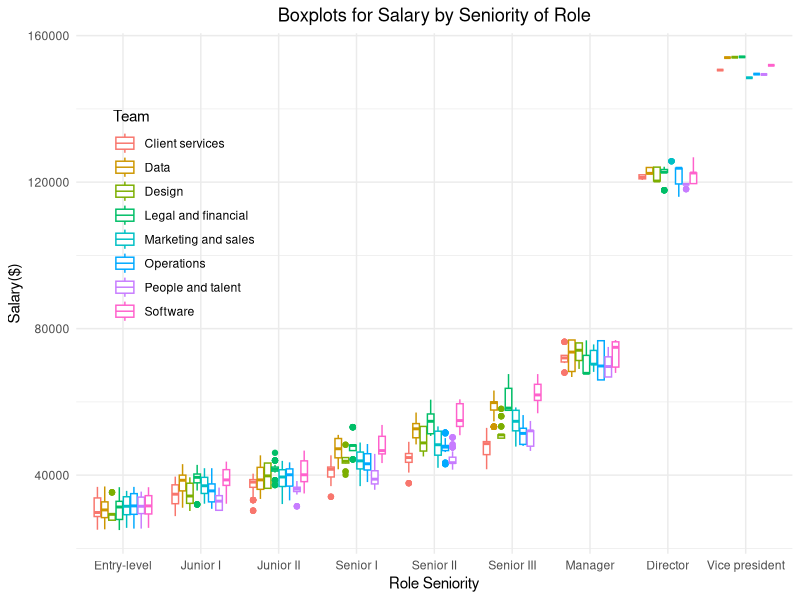
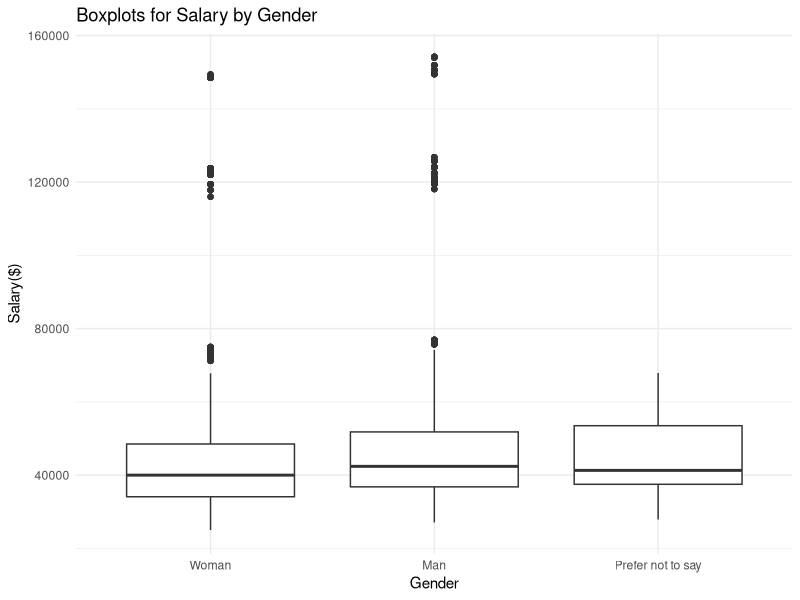
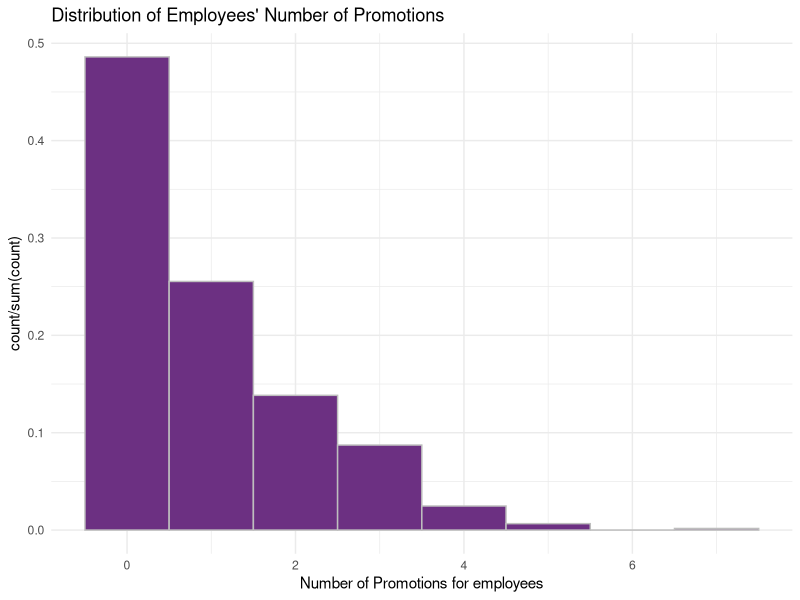
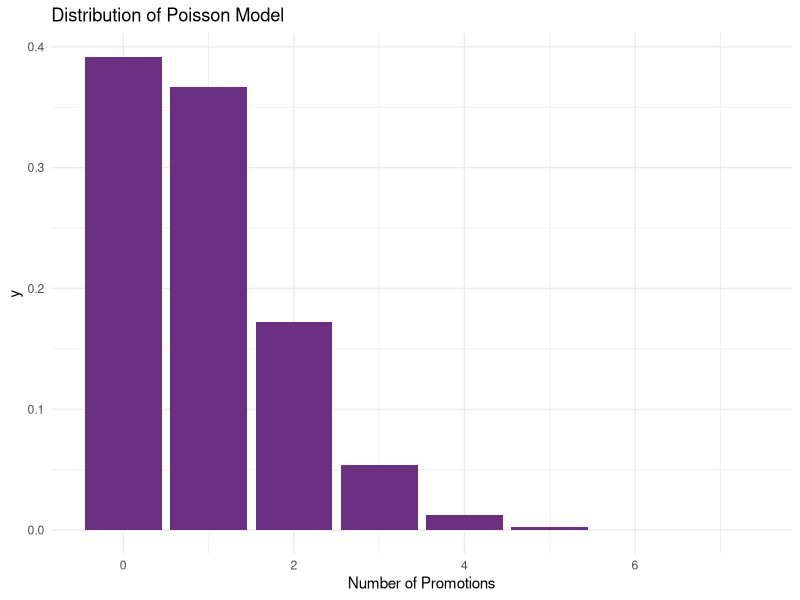
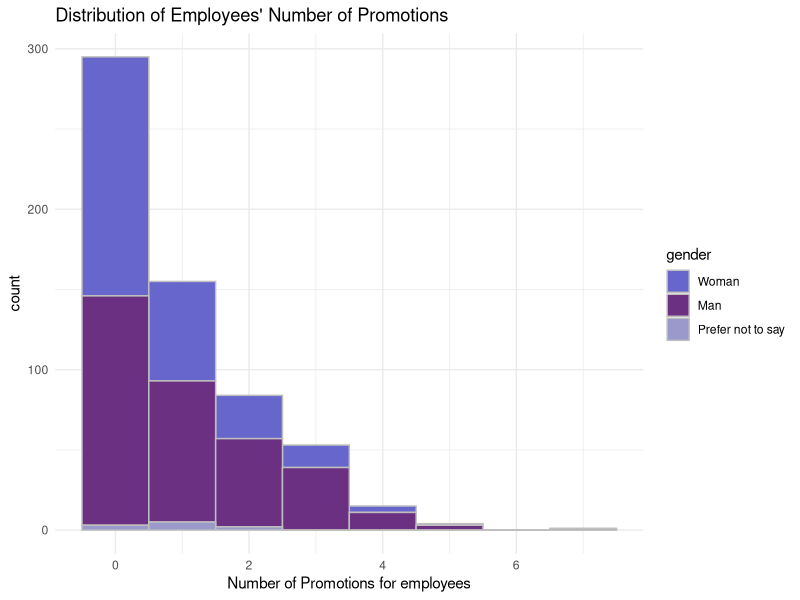
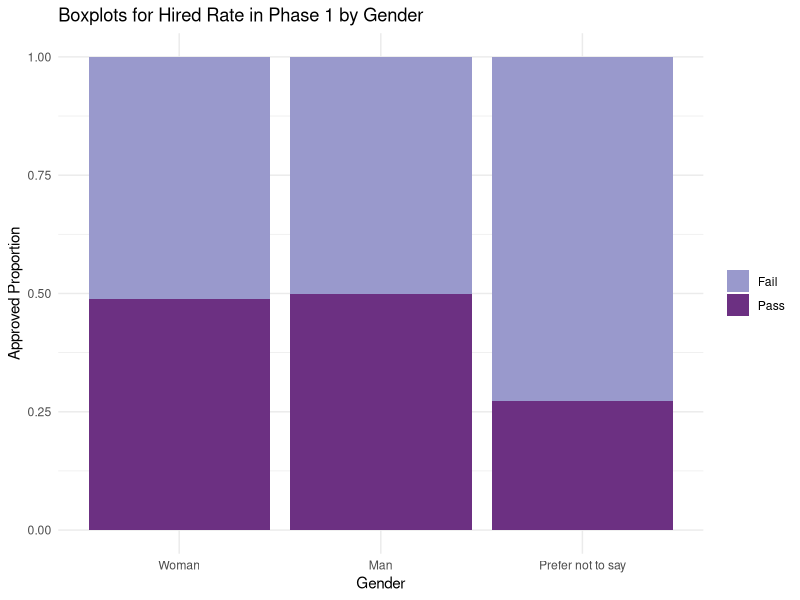
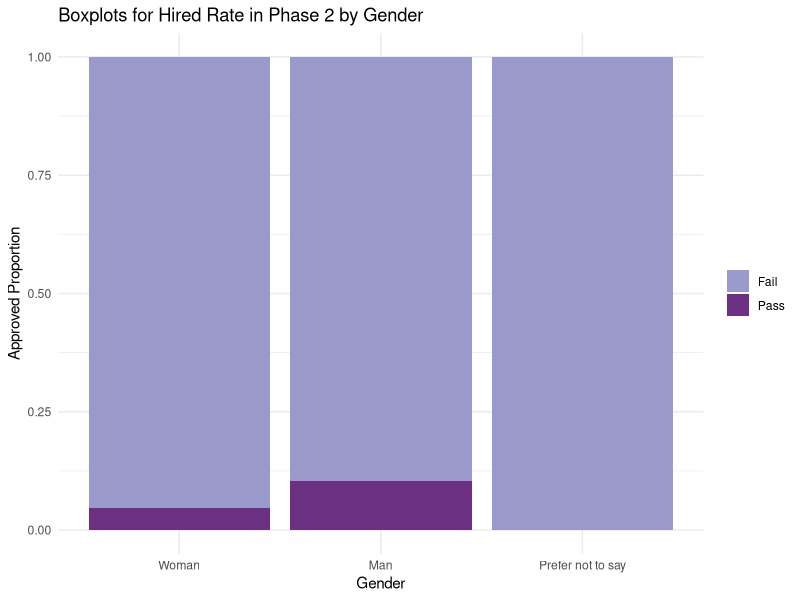
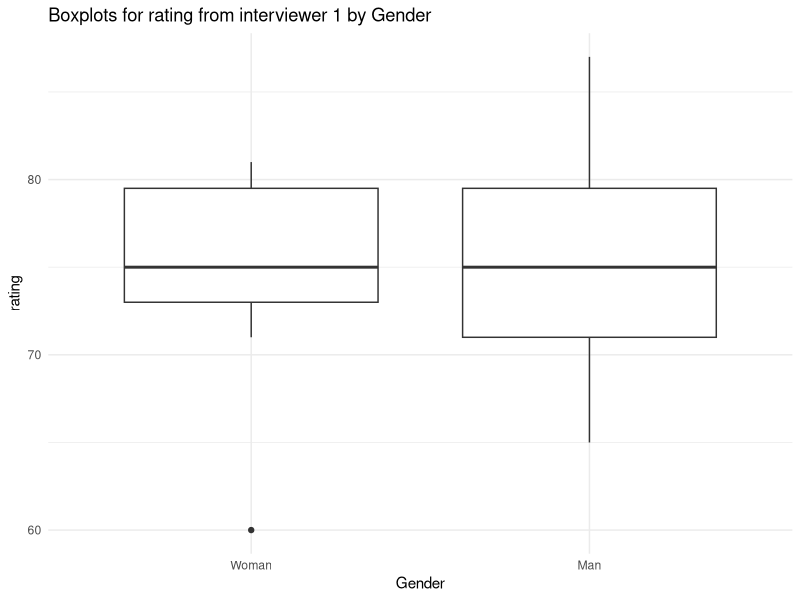

Write the R code that produced these figures, in order.
## ---- chunk 1
library(tidyverse)
library(lme4)
library(mgcv)
library(kableExtra)
# this should supress all code and messages
knitr::opts_chunk$set(include=FALSE)
## ---- chunk 2
############################################################################################################
#DATA CLEANING PART
############################################################################################################

# read in the data
black_saber_current_employees <- read_csv("data/black-saber-current-employees.csv")

#change salary varaible from characters to doubles
black_saber_current_employees_cleaned <- black_saber_current_employees %>% 
  mutate(salary = str_extract_all(salary, "\\d+,\\d+")) %>% #only extracting the number part(i.e., remove $)
  mutate(salary = str_remove_all(salary, ",")) %>% # remove comma(,)
  mutate(salary = as.numeric(salary)) %>% #change to doubles
  #changing the orders of role as hierarchy, rather than alphabetical order(see below note)
  mutate(role_seniority = fct_relevel(role_seniority, "Manager", after = 7)) %>% 
  mutate(role_seniority = fct_relevel(role_seniority, "Director", after = 7)) %>%
  #changing the orders of gender for clairty in explanation for promotion analaysis part
  mutate(gender = fct_relevel(gender, "Woman", after = 0)) %>%
  rename("Team" = team) #for clean data visualization

#NOTES
#(Before changing): Director Entry-level Junior I Junior II Manager Senior I Senior II Senior III Vice president
#(After chaning): “Entry-level”,“Junior I”,“JuniorII”,“Senior I”,“Senior II”,“Senior III”,“Manager”, “Director”,“Vicepresident” 

## ---- chunk 3
#########################################################################################################
#EXPLORATORY ANALYSIS
#########################################################################################################
# create a visualisation (a boxplot to see if teams have systematic differences in their salary)
#rationale is that 


#exploring whether there is difference in salary by roles and by teams.
#there should be difference, since higher the role, the more salary people earn since they are more valuable to the company
#andsome teams might be more important to the company 
#e.g., bc it is a software company, software team might be more valuable to the company and thus receive higher salary, yet is fair in the sense that the Gideon wants salary based on "talent and value to the company”)

my_plot_salary_by_role_team <- black_saber_current_employees_cleaned %>% 
  ggplot(aes(x = role_seniority, y = salary, color = Team)) +
  geom_boxplot() +
  theme_minimal() +
  labs(title = "Boxplots for Salary by Seniority of Role", x="Role Seniority", y= "Salary($)") +
  theme(plot.title = element_text(hjust = 0.5), legend.position = c(0.15, 0.65)) 

my_plot_salary_by_role_team

ggsave("images/salary_boxplot_role_team.png", width = 8, height = 6)

#side note: does follow the seniority trend, which is Least senior to most senior: “Entry-level”,“Junior I”,“JuniorII”,“Senior I”,“Senior II”,“Senior III”,“Manager”, “Director”,“Vicepresident”

## ---- chunk 4
#########################################################################################################

#exploring whether there is gender difference in salary
my_plot_salary_by_gender <- black_saber_current_employees_cleaned %>% 
  ggplot(aes(x = gender, y = salary)) +
  geom_boxplot() +
  theme_minimal() +
  labs(title = "Boxplots for Salary by Gender", x = "Gender", y= "Salary($)")
  
my_plot_salary_by_gender
#result(interpretation of the plot): Gender does not seem to have fixed effect on salary. In other words, no gender bias, which is good considering EDI (but when doing model comparison, we will see whether such is true numerically)

ggsave("images/salary_boxplot_gender.png", width = 8, height = 6)

#########ONE-WAY ANOVA ON SALARY AND GENDER AS GROUP####################

lmod_gender <- lm(salary ~ gender, data = black_saber_current_employees_cleaned)
summary(lmod_gender)
#HOWEVER, UNLIKE THE VISUALIZATION, THERE WAS A SIGNIFICANT DIFFERENCE IN GENDER! THERE MIGHT BE GENDER BIAS IN SALARY(we will see this in model fitting part)

## ---- chunk 5
#########################################################################################################
#MODEL FITTING
#########################################################################################################

#fitting a linear mixed model while setting financial quarter (financial_q)
#rationale: in some quarters, the company earns a lot of money and so all employees earn more money in that quarter, but when the quarter is not good, all earn less money.

salary_lmer <- lmer(salary ~ gender + Team + role_seniority + leadership_for_level + productivity + (1|financial_q), data = black_saber_current_employees_cleaned)
#summary(salary_lmer)

#cannot take face-value to whether team has systematic difference and so just to check, we added this model without team so that when we compare it with salary_lmer, we can know whether we must include team or not fpre better prediction.
salary_lmer_no_team <- lmer(salary ~ gender + role_seniority + leadership_for_level + productivity + (1|financial_q), data = black_saber_current_employees_cleaned)
#summary(salary_lmer)

salary_lmer_no_gender <- lmer(salary ~ Team + role_seniority + leadership_for_level + productivity + (1|financial_q), data = black_saber_current_employees_cleaned)
#summary(salary_lmer_no_gender)

## ---- chunk 6
#########################################################################################################
#MODEL COMPARISION TEST
#########################################################################################################


#THIS TEST CONFRIMS THAT THERE IS A GENDER BIAS IN SALARY
lmtest::lrtest(salary_lmer, salary_lmer_no_gender)
#conclusion: indeed, becuase the p-value is significant, simpler model does NOT explain better than complex model = should include gender to have better predictive ability...

## ---- chunk 7
#This test confirms that we need team as predictor
lmtest::lrtest(salary_lmer, salary_lmer_no_team)
## ---- chunk 8
############################################################################################################
#DATA CLEANING PART
############################################################################################################
# create a variable called promotion count that keeps track of the number of times
# each employee got promoted
test_employee_data <- black_saber_current_employees_cleaned %>%
  mutate(employee_role = as.numeric(role_seniority)) %>%
  select(employee_id, employee_role) %>%
  group_by(employee_id)%>%
  mutate(initial_role=min(employee_role)) %>%
  mutate(current_role=max(employee_role)) %>%
  mutate(promotion_count = current_role - initial_role) %>%
  select(employee_id, promotion_count) %>%
  unique()

# `work_period` variable counts how many financial quarters each employee has gone through
# this gives us an idea of how long each employee has been working at the company
working_period <- black_saber_current_employees_cleaned %>%
  group_by(employee_id) %>%
  summarise(work_period = n())

# create a new variable called `employee_role` which saves role_seniority as numbers and
# create another variable called `initial_role` that indicates the initial role of the employee
role_seniority_data <- black_saber_current_employees_cleaned %>% 
  mutate(employee_role = as.numeric(role_seniority)) %>%
  select(employee_id, employee_role) %>%
  unique()%>%
  group_by(employee_id)%>%
  mutate(initial_role=min(employee_role)) %>%
  mutate(current_role=max(employee_role))

# data that only contains the most recent (2020 Q4) information on each employee
test_employee_data <- full_join(black_saber_current_employees_cleaned, test_employee_data) %>%
  left_join(working_period) %>%
  mutate(year = as.numeric(str_extract_all(financial_q, "\\d+\\d+"))) %>%
  mutate(quarter = as.numeric(substr(financial_q,7,7))) %>% 
  group_by(employee_id) %>%
  mutate(recent_year = max(year)) %>%
  filter(year == recent_year) %>%
  mutate(recent_quarter = max(quarter)) %>%
  filter(quarter == recent_quarter) %>%
  right_join(y = role_seniority_data) %>% 
  filter(employee_role == current_role) %>% 
  select(-c(year, quarter, recent_year, recent_quarter, current_role, employee_role, initial_role))

## ---- chunk 9
#########################################################################################################
#EXPLORATORY ANALYSIS
#########################################################################################################

# proportion of different numbers of promotion
prop.table(table(test_employee_data$promotion_count))

# mean number of promotions
mean(test_employee_data$promotion_count)
sd(test_employee_data$promotion_count)

promotion_count_plot <- test_employee_data %>% 
  ggplot(aes(x = promotion_count)) +
  geom_histogram(aes(y = stat(count / sum(count))), colour = "grey", fill = "#6C3082", binwidth= 1) +
  theme_minimal() +
  labs(title = "Distribution of Employees' Number of Promotions", x = "Number of Promotions for employees")

promotion_count_plot


promotion_count_poisson_plot <- ggplot(transform(data.frame(x=c(0:7)), y=dpois(x, lambda = mean(test_employee_data$promotion_count))), aes(x, y)) + 
  geom_bar(stat="identity", fill = "#6C3082") + 
  theme_minimal() +
  labs(title = "Distribution of Poisson Model", x = "Number of Promotions")
  
promotion_count_poisson_plot


promotion_count_by_gender_plot <- test_employee_data %>% 
  ggplot(aes(x = promotion_count, fill = gender)) +
  geom_histogram(colour = "grey", binwidth= 1) +
  theme_minimal() +
  labs(title = "Distribution of Employees' Number of Promotions", x = "Number of Promotions for employees") + 
  scale_fill_manual(values=c("#6666CC", "#6C3082","#9999CC"))

promotion_count_by_gender_plot
## ---- chunk 10
#########################################################################################################
#MODEL FITTING
#########################################################################################################
# test model to see if gender, leadership level and productivity of each employee affect their number of promotions
# (offset: account for different work periods for the employees, while allowing for counts to still be the response.)
mod1 <- glm(promotion_count ~ gender, family = poisson, offset = log(work_period), data = test_employee_data)

mod2 <- glm(promotion_count ~ gender + leadership_for_level, family = poisson, offset = log(work_period), data = test_employee_data)

mod3 <- glm(promotion_count ~ gender + leadership_for_level + productivity, family = poisson, offset = log(work_period), data = test_employee_data) 

lmtest::lrtest(mod1, mod2, mod3)
round(coef(summary(mod1)),4)
round(confint(mod1),4)

mod4 <- glmer(promotion_count ~ gender + (1|Team), family = poisson, offset = log(work_period), data = test_employee_data)
# mod4 suggests that having the random effect for `team` may be meaningless since the random effect is very small.


## ---- chunk 11
############################################################################################################
#DATA CLEANING PART
#########################################################################################################

# read in the data
phase1_applicants <- read.csv("data/phase1-new-grad-applicants-2020.csv")
phase2_applicants <- read.csv("data/phase2-new-grad-applicants-2020.csv")
phase3_applicants <- read.csv("data/phase3-new-grad-applicants-2020.csv")
final_hired <- read.csv("data/final-hires-newgrad_2020.csv")

#make new variable which tells whether applicant is accepted for each phase or not
#add gender if the dataset doesn't have
final_hired_cleaned <- final_hired %>% 
  mutate(hired = 1)

phase3_applicants_cleaned <- phase3_applicants %>% 
  full_join(final_hired_cleaned) %>% 
  mutate(hired = replace_na(hired, 0)) %>% 
  left_join(phase2_applicants) %>% 
  select(applicant_id : hired, gender) %>% 
  mutate(gender = fct_relevel(gender, "Woman", after = 0)) %>% 
  mutate(hired_word = case_when(hired == 0 ~ "Fail", 
                                         hired == 1 ~ "Pass")) %>% 
  mutate(phase2accepted = 1)

phase2_applicants_cleaned <- phase2_applicants %>% 
  full_join(phase3_applicants_cleaned) %>% 
  mutate(phase2accepted = replace_na(phase2accepted, 0)) %>% 
  select(applicant_id, gender, technical_skills:speaking_skills, phase2accepted) %>%
  mutate(gender = fct_relevel(gender, "Woman", after = 0)) %>% 
  mutate(phase2accepted_word = case_when(phase2accepted == 0 ~ "Fail", 
                                         phase2accepted == 1 ~ "Pass")) %>% 
  mutate(phase1accepted = 1) # %>% 
  #filter(gender != "Prefer not to say")

phase1_applicants_cleaned <- phase1_applicants %>% 
  full_join(phase2_applicants_cleaned) %>% 
  select(applicant_id:work_experience, phase1accepted) %>% 
  mutate(phase1accepted = replace_na(phase1accepted, 0)) %>%
  mutate(gender = fct_relevel(gender, "Woman", after = 0)) %>% 
  mutate(phase1accepted_word = case_when(phase1accepted == 0 ~ "Fail",
                                         phase1accepted == 1 ~ "Pass"))
## ---- chunk 12
#########################################################################################################
#EXPLORATORY ANALYSIS
#########################################################################################################

#proportion of female
sum(phase1_applicants$gender == "Woman") / nrow(phase1_applicants)
sum(phase1_applicants$gender == "Prefer not to say") / nrow(phase1_applicants)
sum(phase2_applicants_cleaned$phase2accepted ==1) / nrow(phase2_applicants_cleaned)

# create a visualisation (a boxplot to see if gender has systematic differences in their phase approved)

#stacked bar chart that displays the proportion of applicants with each accepted group, for each gender
bar_proportion_phase1 <- ggplot(data = phase1_applicants_cleaned, aes(x = gender, fill = phase1accepted_word)) +
  geom_bar(position = "fill") +
  scale_fill_manual(values=c("#9999CC", "#6C3082")) +
  theme_minimal() +
  labs(title = "Boxplots for Hired Rate in Phase 1 by Gender",
       x = "Gender", y = "Approved Proportion") +
  theme(legend.title = element_blank())

bar_proportion_phase1

bar_proportion_phase2 <- ggplot(data = phase2_applicants_cleaned, aes(x = gender, fill = phase2accepted_word)) +
  geom_bar(position = "fill") +
  scale_fill_manual(values=c("#9999CC", "#6C3082")) +
  theme_minimal() +
  labs(title = "Boxplots for Hired Rate in Phase 2 by Gender",
       x = "Gender", y = "Approved Proportion") +
  theme(legend.title = element_blank())

bar_proportion_phase2

  ggplot(phase3_applicants_cleaned, aes(x = gender, y = interviewer_rating_1)) +
  geom_boxplot() +
  theme_minimal() +
  labs(title = "Boxplots for rating from interviewer 1 by Gender", x = "Gender", y= "rating")
  
  ggplot(phase3_applicants_cleaned, aes(x = gender, y = interviewer_rating_2)) +
  geom_boxplot() +
  theme_minimal() +
  labs(title = "Boxplots for rating from interviewer 2 by Gender", x = "Gender", y= "rating")
## ---- chunk 13
#use generalized linear model since all variables take large part of grades

#model where gender is only predictor
phase1_gender <- glm(phase1accepted ~ gender, family = binomial, data = phase1_applicants_cleaned)
confint(phase1_gender)

#generalized linear model with all variables except for gender
phase1_glm_no_gender <- glm(phase1accepted ~ team_applied_for + cover_letter + cv+ gpa + extracurriculars + work_experience, family = binomial(link = "logit"), data = phase1_applicants_cleaned)

#generalized linear model with all variables including gender
phase1_glm <- glm(phase1accepted ~ team_applied_for + cover_letter + cv+ gpa + gender +  extracurriculars + work_experience, family = binomial(link = "logit"), data = phase1_applicants_cleaned)

#deviance test to know including gender is better
drop_in_deviance <- anova(phase1_glm_no_gender, phase1_glm, test = "Chisq")
drop_in_deviance
## ---- chunk 14
#use generalized linear model since all variables take large part of grades

#In model0, cannot see significant p-value 
#model where gender is only predictor
phase2_gender <- glm(phase2accepted ~ gender, family = binomial, data = phase2_applicants_cleaned)
confint(phase2_gender)

phase2_glm_no_gender <- glm(phase2accepted ~ technical_skills + writing_skills + speaking_skills + leadership_presence , family = binomial(link = "logit"), data = phase2_applicants_cleaned)

phase2_glm <- glm(phase2accepted ~ technical_skills + writing_skills + speaking_skills + leadership_presence + gender, family = binomial(link = "logit"), data = phase2_applicants_cleaned)

drop_in_deviance <- anova(phase2_glm_no_gender, phase2_glm, test = "Chisq")
drop_in_deviance
## ---- chunk 15
phase3_interviewer1_no_gender <- glm(interviewer_rating_1 ~ 1, data = phase3_applicants_cleaned)
phase3_interviewer1 <- glm(interviewer_rating_1 ~ gender, data = phase3_applicants_cleaned)
anova(phase3_interviewer1_no_gender, phase3_interviewer1, test = "Chisq")

phase3_interviewer2_no_gender <- glm(interviewer_rating_2 ~ 1, data = phase3_applicants_cleaned)
phase3_interviewer2 <- glm(interviewer_rating_2 ~ gender, data = phase3_applicants_cleaned)
anova(phase3_interviewer2_no_gender, phase3_interviewer2, test = "Chisq")
